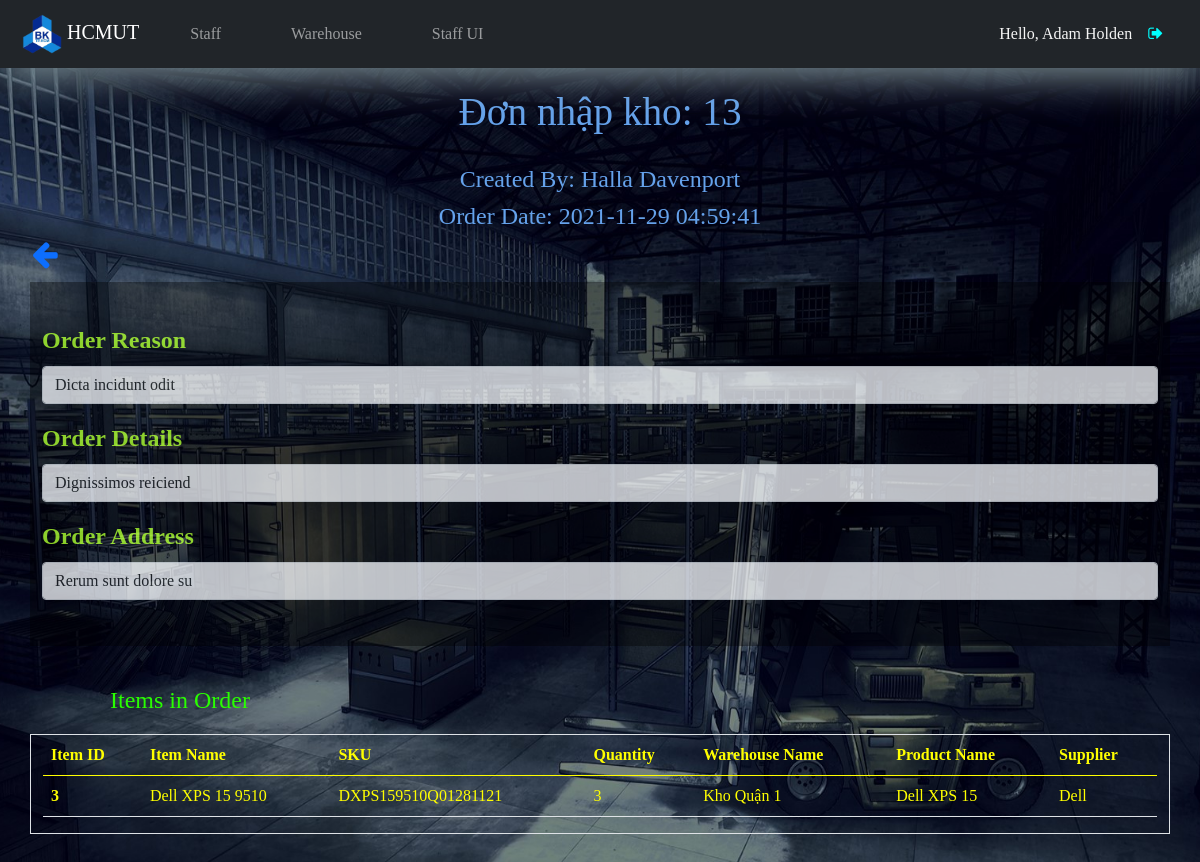
The page /admin/show-order.php?id=13 (signed in) on the database its author committed.
### tables this page shows
CREATE TABLE `staff` (
  `id` int(10) UNSIGNED NOT NULL,
  `roleID` int(11) NOT NULL,
  `name` varchar(150) NOT NULL,
  `address` varchar(255) NOT NULL,
  `phone_number` varchar(20) NOT NULL,
  `email` varchar(255) NOT NULL,
  `username` varchar(100) NOT NULL,
  `password` varchar(255) NOT NULL
);

CREATE TABLE `order_table` (
  `id` int(10) UNSIGNED NOT NULL,
  `userID` int(10) UNSIGNED NOT NULL,
  `order_type` int(11) NOT NULL,
  `order_reason` varchar(255) NOT NULL,
  `order_details` varchar(255) NOT NULL,
  `order_address` varchar(255) NOT NULL,
  `order_date` datetime NOT NULL
);

CREATE TABLE `order_items` (
  `order_id` int(10) UNSIGNED NOT NULL,
  `item_id` int(10) UNSIGNED NOT NULL,
  `quantity` int(10) UNSIGNED NOT NULL
);

CREATE TABLE `item` (
  `id` int(10) UNSIGNED NOT NULL,
  `name` varchar(100) NOT NULL,
  `sku` varchar(100) NOT NULL,
  `supplier` varchar(100) NOT NULL,
  `product_id` int(10) UNSIGNED NOT NULL,
  `warehouse_id` int(10) UNSIGNED NOT NULL,
  `quantity` int(10) UNSIGNED NOT NULL
);

CREATE TABLE `warehouse` (
  `id` int(10) UNSIGNED NOT NULL,
  `name` varchar(150) NOT NULL,
  `address` varchar(255) NOT NULL
);

CREATE TABLE `product` (
  `id` int(10) UNSIGNED NOT NULL,
  `name` varchar(100) NOT NULL,
  `description` text NOT NULL,
  `product_type` varchar(100) NOT NULL,
  `quantity` int(10) UNSIGNED NOT NULL
);

### admin/show-order.php (the view, shortened to what this page needs)
<?php
include("partials/menu.php");
if(isset($_GET['id']))
{
    $order_id = $_GET['id'];
    $sql = "SELECT * from order_table WHERE id = $order_id";
    $res = mysqli_query($conn, $sql);
    $count = mysqli_num_rows($res);
    if($count == 1)
    {
        $row = mysqli_fetch_assoc($res);
        $order_type = $row['order_type'];
        $order_reason = $row['order_reason'];
        $order_details = $row['order_details'];
        $order_address = $row['order_address'];
        $userID = $row['userID'];
        $sql2 = "SELECT * from staff where id = $userID";
        $res2 = mysqli_query($conn, $sql2);
        $row2 = mysqli_fetch_assoc($res2);
        $userFName = $row2['name'];
        $order_date = $row['order_date'];
    }
    else
    {
        header('location:'.SITE_URL.'admin/staff.php');
    }
}
else
{
    header('location:'.SITE_URL.'admin/staff.php');
}
?>
<div class="container-fluid" style="color: #65a2eb;">
    <h3 class='text-center'><?php if($order_type==1){echo "Đơn nhập kho: ".$order_id;}else{echo "Đơn xuất kho: ".$order_id;} ?></h3>
    <h4 class="text-center">Created By: <?php echo $userFName; ?></h4>
    <h4 class="text-center">Order Date: <?php echo $order_date; ?></h4>
    <a href="<?php echo SITE_URL; ?>show-staff.php?id=<?php echo $userID; ?>"><i class="fa fa-arrow-left" aria-hidden="true" style="font-size: 30px; padding-left: 20px;"></i></a>
</div>
<div class="container-xl product" style="margin-top: 10px; color: greenyellow; opacity: 80%; font-size: 1.5rem;">
    <div class="mb-3">
        <label for="order_reason" class="form-label"><strong>Order Reason</strong></label>
        <input rows="3" name="order_reason" id="order_reason" class="form-control" readonly value="<?php echo $order_reason; ?>">
    </div>
    <div class="mb-3">
        <label for="order_details" class="form-label"><strong>Order Details</strong></label>
        <input rows="3" name="order_details" id="order_details" class="form-control" readonly value="<?php echo $order_details; ?>">
    </div>
    <div class="mb-3">
        <label for="order_address" class="form-label"><strong>Order Address</strong></label>
        <input rows="3" name="order_address" id="order_address" class="form-control" readonly value="<?php echo $order_address; ?>">
    </div>
</div>
<h4 style="margin-left: 110px; margin-bottom: 20px; color: #29ff00;">Items in Order</h4>
<div class="container-xl border" style="margin-bottom: 50px;">
        <div class='table-responsive-xl'>
            <table class="table" id="result2" style="color: yellow;">
                <thead>
                    <tr>
                        <th scope="col">Item ID</th>
                        <th scope="col">Item Name</th>
                        <th scope="col">SKU</th>
                        <th scope="col">Quantity</th>
                        <th scope="col">Warehouse Name</th>
                        <th scope="col">Product Name</th>
                        <th scope="col">Supplier</th>
                    </tr>
                </thead>
                <tbody>
                    <?php
                        $sql1 = "SELECT * FROM order_items WHERE order_id = $order_id";
                        $res1 = mysqli_query($conn, $sql1);
                        $count1 = mysqli_num_rows($res1);
                        if($count1 > 0)
                        {
                            while($row1=mysqli_fetch_assoc($res1))
                            {
                                $item_id = $row1['item_id'];
                                $quantity = $row1['quantity'];
                                $sql2 = "SELECT * FROM item WHERE id = $item_id";
                                $res2 = mysqli_query($conn, $sql2);
                                $count2 = mysqli_num_rows($res2);
                                if($count2>0)
                                {
                                    $row2 = mysqli_fetch_assoc($res2);
                                    $item_name = $row2['name'];
                                    $sku = $row2['sku'];
                                    $warehouse_id = $row2['warehouse_id'];
                                    $product_id = $row2['product_id'];
                                    $supplier = $row2['supplier'];
                                    $sql4 = "SELECT name from warehouse WHERE id = $warehouse_id";
                                    $res4 = mysqli_query($conn, $sql4);
                                    $row4 = mysqli_fetch_assoc($res4);
                                    $warehouse_name = $row4['name'];
                                    $sql3 = "SELECT name from product WHERE id = $product_id";
                                    $res3 = mysqli_query($conn, $sql3);
                                    $row3 = mysqli_fetch_assoc($res3);
                                    $product_name = $row3['name'];
                                    ?>
                                    <tr class="res d-none">
                                        <th scope="row"><?php echo $item_id; ?></th>
                                        <td><?php echo $item_name; ?></td>
                                        <td><?php echo $sku; ?></td>
                                        <td><?php echo $quantity; ?></td>
                                        <td><?php echo $warehouse_name; ?></td>
                                        <td><?php echo $product_name; ?></td>
                                        <td><?php echo $supplier; ?></td>
                                    </tr>
                                    <?php
                                }
                            }
                        }
                    ?>
                </tbody>
            </table>
        </div>
    </div>
<?php include('partials/footer.php'); ?>

### admin/partials/menu.php (shortened to what this page needs)
<?php include('../config/constants.php'); ?>
<?php
    if(!isset($_SESSION['userID']) || !isset($_SESSION['roleID']))
    {
        $_SESSION['login'] = "<div class='text-danger'>Please login!</div>";
        header('location:'.SITE_URL.'login.php');
    }
    else
    {
        $userID = $_SESSION['userID'];
        $sql = "SELECT * from staff WHERE id = $userID";
        $res = mysqli_query($conn, $sql);
        if(mysqli_num_rows($res) == 1)
        {
            $row = mysqli_fetch_assoc($res);
            $name = $row['name'];
        }
        else
        {
            header('location:'.SITE_URL.'logout.php');
        }
    }
?>
<!DOCTYPE html>
<html lang="en">
<head>
    <link rel="stylesheet" href="https://cdnjs.cloudflare.com/ajax/libs/font-awesome/4.7.0/css/font-awesome.min.css">
    <link href="https://cdn.jsdelivr.net/npm/bootstrap@5.0.2/dist/css/bootstrap.min.css" rel="stylesheet">
    <link rel="stylesheet" href="../public/css/style.css">
</head>
<body>
    <nav class="navbar navbar-expand-lg navbar-dark bg-dark nav">
        <div class="container-fluid">
            <a class="navbar-brand" href="../admin/hcmut.php">
                <img src="../public/image/bk.png" alt="logo_BK" width="40" height="40" style="margin-left: 10px;">
                HCMUT</a>
            <div class="collapse navbar-collapse" id="navbarSupportedContent">
                <ul class="navbar-nav me-auto mb-2 mb-lg-0">
                <li class="nav-item">
                    <a class="nav-link" aria-current="page" href="<?php echo SITE_URL; ?>staff.php">Staff</a>
                </li>
                <li class="nav-item">
                    <a class="nav-link" href="<?php echo SITE_URL; ?>warehouse.php">Warehouse</a>
                </li>
                <li class="nav-item">
                    <a class="nav-link" href="<?php echo SITE_URL; ?>../home.php">Staff UI</a>
                </li>
            </ul>
            <li class="dropdown" style="float: right">
                    <a class="nav-link" style="color: whitesmoke; cursor: crosshair;" id="navbarDropdown" role="button" data-bs-toggle="dropdown" aria-expanded="false">
                    Hello, <?php echo $name; ?>
                    </a>
                </li>
                <a href="<?php echo SITE_URL; ?>../logout.php"><i class="fa fa-sign-out" style="color: cyan; margin-right: 25px;" aria-hidden="true"></i></a>
            </div>
        </div>
    </nav>

### public/css/style.css (style rules this page uses)
body { justify-content: center; align-items: center; font-family: "Baloo Tammudu 2"; }
.nav { position: relative; box-shadow: 0 10px 40px rgba(150, 174, 178, 0.8); }
.nav-item { color: #83818c; padding: 6px 20px; text-decoration: none; transition: 0.3s; margin: 0 7px; z-index: 1; position: relative; }
.nav-item:before { content: ''; position: absolute; bottom: -7px; left: 0px; width: 100%; height: 5px; background-color: #9bd4ee; border-radius: 8px 8px 0 0; opacity: 0; transition: 0.3s; }
.h3, h3 { margin-top: 20px; margin-bottom: 30px; font-size: calc(2rem + .6vw); }
.product { background: #dfe4ea; align-items: center; padding-top: 40px; padding-bottom: 30px; margin-bottom: 40px; background-color: #00000078; }

### admin/show-order.php (style rules this page uses)
body { background-image: url('../public/image/warehouse.jpg'); background-position: center; background-repeat: no-repeat; background-size: cover; background-attachment: fixed; }

### rows shown on the page
staff: name "Adam Holden"
staff: name "Halla Davenport"
order_table: order_date "2021-11-29 04:59:41", order_reason "Dicta incidunt odit", order_details "Dignissimos reiciend", order_address "Rerum sunt dolore su"
order_items: item "3", item.name "Dell XPS 15 9510", item.sku "DXPS159510Q01281121", quantity "3", warehouse.name "Kho Quận 1", product.name "Dell XPS 15", item.supplier "Dell"

### other values the page prints
$order_id "13"
